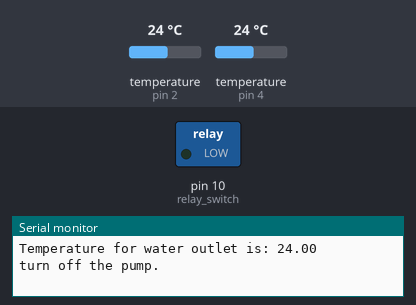
The sketch below on a simulated Arduino Uno, built with avr-gcc and run on an emulated ATmega328P. On the bench: switched loads named in the sketch (green lamp = pin HIGH), the last lines printed to the serial monitor. Inputs (shaded band) come from the test bench; at power-on: temperature (sensors on pin 2, pin 4) 24 °C.

Above: at 5.9 s.
6.0 s: temperature (sensor on pin 2) set to 23.5 °C
At 10.2 s:
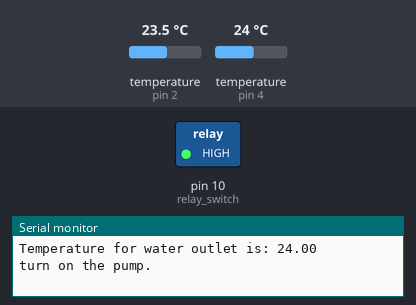
10.8 s: temperature (sensor on pin 2) set to 28 °C
At 12.9 s:
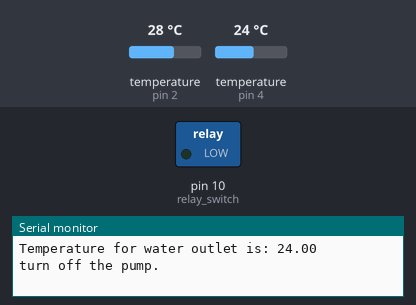
15.6 s: temperature (sensor on pin 2) set to 12 °C
At 16.8 s:
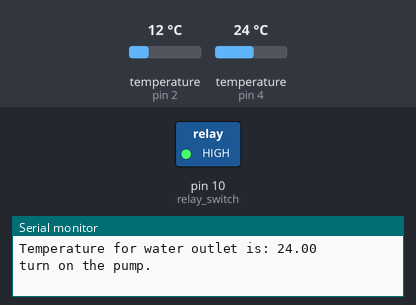
Timing chart, 0 to 18.6 s (numbered marks = the images above; inputs shaded):
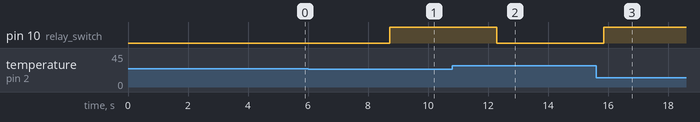

Measured:
- the behaviour switches between 24 and 23.9 °C on temperature (sensor on pin 2) (found by bisection; images 0 and 1)
- after the input at 6.0 s, pin 10 (relay_switch): LOW → HIGH after 2.7 s
- after the input at 10.8 s, pin 10 (relay_switch): HIGH → LOW after 1.5 s
- after the input at 15.6 s, pin 10 (relay_switch): LOW → HIGH after 0.26 s

The sketch:

two_sensors_and_LED.ino
```cpp
// Include the libraries we need
#include <OneWire.h>
#include <DallasTemperature.h>

// Data wire is plugged into port 2 on the Arduino
#define water_in 2
#define water_out 4
int relay_switch = 10;
float temp_in;
float temp_out;

// Setup a oneWire instance to communicate with any OneWire devices (not just Maxim/Dallas temperature ICs)
OneWire oneWire_1(water_in);
OneWire oneWire_2(water_out);

// Pass our oneWire reference to Dallas Temperature.
DallasTemperature sensor_1(&oneWire_1);
DallasTemperature sensor_2(&oneWire_2);

/*
 * The setup function. We only start the sensors here
 */
void setup(void)
{
  // start serial port
  Serial.begin(9600);
  Serial.println("Dallas Temperature IC Control Library Demo");

  // Start up the library
  sensor_1.begin();
  sensor_2.begin();

  // setup the pin for pump
  pinMode(relay_switch, OUTPUT);
}

/*
 * Main function, get and show the temperature
 */
void loop(void)
{
  // call sensors.requestTemperatures() to issue a global temperature
  // request to all devices on the bus
  Serial.print("Requesting temperatures...");

  // Send the command to get temperatures
  sensor_1.requestTemperatures();
  sensor_2.requestTemperatures();
  Serial.println("DONE");

  temp_in = sensor_1.getTempCByIndex(0);
  temp_out = sensor_2.getTempCByIndex(0);

  // After we got the temperatures, we can print them here.
  // We use the function ByIndex, and as an example get the temperature from the first sensor only.
  Serial.print("Temperature for water inlet is: ");
  Serial.println(temp_in);
  Serial.print("Temperature for water outlet is: ");
  Serial.println(temp_out);

  if (temp_out - temp_in > 0){
    Serial.println("turn on the pump.");
    Serial.println(" ");
    digitalWrite(relay_switch,HIGH);
  }
  else {
    Serial.println("turn off the pump.");
    digitalWrite(relay_switch,LOW);
    Serial.println(" ");
  }

  delay(2000);

}
```
